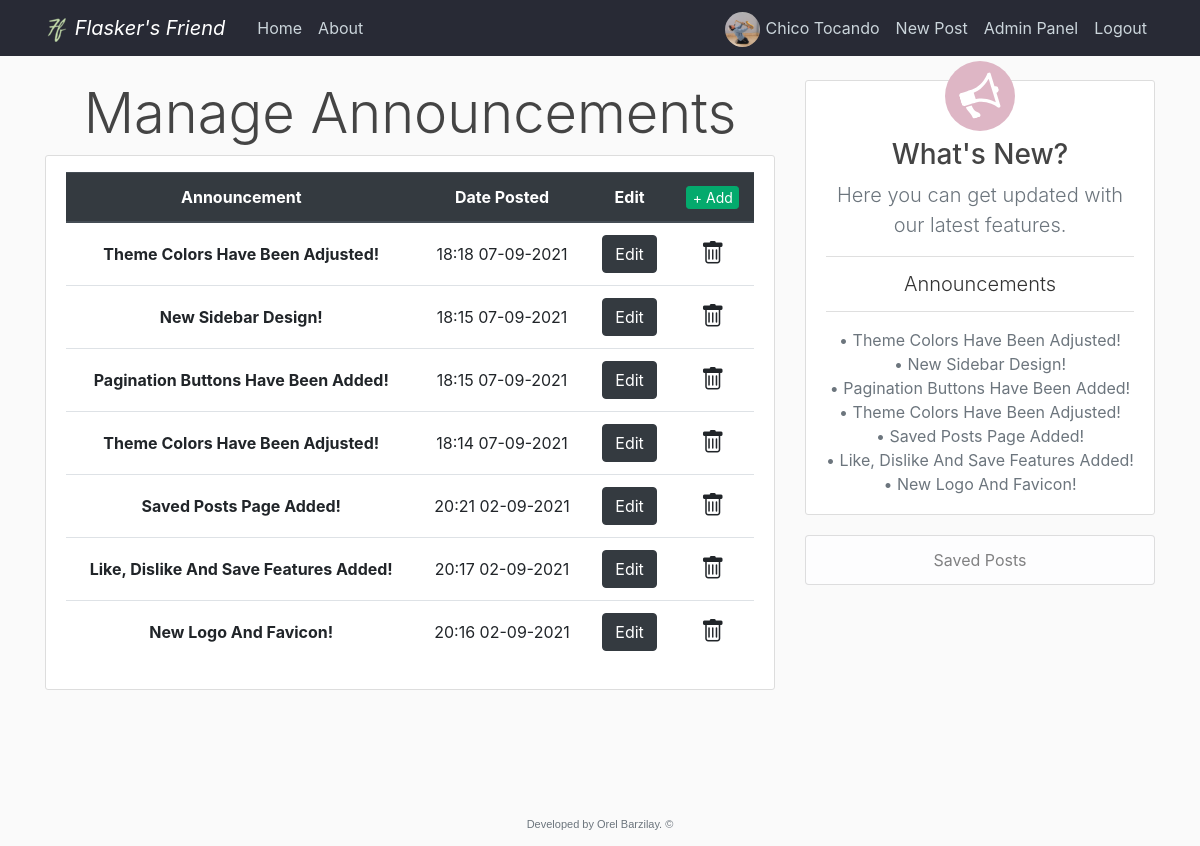
The page /announcements (signed in) on the database its author committed.
### flaskblog/models.py (models this page shows, shortened)
class User(db.Model, UserMixin):
    id = db.Column(db.Integer, primary_key=True)
    username = db.Column(db.String(20), unique=True, nullable=False)
    email = db.Column(db.String(120), unique=True, nullable=False)
    image_file = db.Column(db.String(20), nullable=False, default='default.jpg')
    password = db.Column(db.String(60), nullable=False)
    admin = db.Column(db.Integer, nullable=False, default=0)  # Self Added
    posts = db.relationship('Post', backref='author', lazy=True)  # Here we refer the post class
    liked = db.relationship('PostLike', foreign_keys='PostLike.user_id', backref='user', lazy='dynamic')
    disliked = db.relationship('PostDislike', foreign_keys='PostDislike.user_id', backref='user', lazy='dynamic')
    saved = db.relationship('PostSave', foreign_keys='PostSave.user_id', backref='user', lazy='dynamic')

class Announcements(db.Model):
    id = db.Column(db.Integer, primary_key=True)
    content = db.Column(db.Text, nullable=False)
    date_posted = db.Column(db.DateTime, nullable=False, default=datetime.now, onupdate=datetime.now)

### flaskblog/admin/routes.py (the view)
@admin.route("/announcements")
@admin_auth
def announcements():
    anns = Announcements.query.order_by(Announcements.date_posted.desc())
    return render_template('admin/announcements.html', title='Manage Announcements', anns=anns)

### flaskblog/admin/utils.py (called while the page is built)
def admin_auth(func):
    @wraps(func)
    @login_required
    def wrapper(*args, **kwargs):
        if current_user.admin:
            return func(*args, **kwargs)
        return abort(403)
    return wrapper

### flaskblog/models.py (called while the page is built)
@login_manager.user_loader
def load_user(user_id):
    return User.query.get(int(user_id))

### flaskblog/templates/admin/announcements.html
{% extends "layout.html" %}
{% block content %}
  <h1 class="display-4 text-center">Manage Announcements</h1>
  <div class="panel panel-default content-section">
    <div class="table-responsive">
      <table class="table table-hover user-manager-table-mt">
        <thead class="thead-dark">
          <tr>
            <th scope="col" class="text-center">Announcement</th>
            <th scope="col" class="text-center">Date&nbsp;Posted</th>
            <th scope="col" class="text-center">Edit</th>
            <th scope="col" class="text-center">
              <a type="button" class="btn btn-emerald btn-xs-ann" href="{{ url_for('admin.add_ann') }}">+ Add</a>
            </th>
          </tr>
        </thead>
        <tbody>
          {% for ann in anns %}
          <tr>
            <th scope="row" class="text-center align-middle">{{ ann.content }}</th>
            <td class="text-center align-middle">{{ ann.date_posted.strftime('%H:%M %d-%m-%Y') }}</td>
            <td class="text-center align-middle">
              <a type="button" class="btn btn-dark align-middle" href="{{ url_for('admin.edit_ann', ann_id=ann.id) }}">Edit</a>
            </td>
            <td class="text-center align-middle">
              <a class="bi bi-trash announcement-delete" href="{{ url_for('admin.delete_ann', ann_id=ann.id) }}"></a>
            </td>
          </tr>
          {% endfor %}
        </tbody>
      </table>
    </div>
  </div>
{% endblock content %}
{% block sidebar %}
  <div class="col-md-4">
    <div class="content-section">
        <span class="sidebar-circle">
            <img class="sidebar-megaphone" src="{{ url_for('static', filename='megaphone-white.svg') }}">
        </span>
      <h3 class="text-center">What's New?</h3>
      <p class="text-muted text-center lead">Here you can get updated with our latest features.</p>
        <ul class="list-group list-group-flush">
          <li class="list-group-item text-center lead mb-2">Announcements</li>
            <p class="text-center mt-2 text-muted sidebar-p-mb">
              {% for ann in anns %}
                  &#8226; {{ann.content}}<br>
              {% endfor %}
            </p>
        </ul>
    </div>
      <ul class="list-group mb-3">
        <a type="button" class="btn list-group-item list-group-item-light text-center sidebar-button" href="{{ url_for('users.saved_posts', username=current_user.username) }}">Saved Posts</a>
      </ul>
  </div>
{% endblock sidebar %}

### flaskblog/templates/layout.html (shortened to what this page needs)
<!DOCTYPE html>
<html lang="en">
<head>
    <link rel="stylesheet" href="https://stackpath.bootstrapcdn.com/bootstrap/4.3.1/css/bootstrap.min.css">
    <link rel="stylesheet" type="text/css" href="{{ url_for('static', filename='main.css') }}">
    <link rel="stylesheet" href="https://cdn.jsdelivr.net/npm/bootstrap-icons@1.5.0/font/bootstrap-icons.css">
</head>
<body>
  <div class="content">
    <header class="site-header">
      <nav class="navbar navbar-expand-md navbar-dark bg-steel fixed-top">
        <div class="container">
          <a class="navbar-brand mr-4 font-italic" href="/">
            <img src="{{ url_for('static', filename='logo_24x24.png') }}" style="height: 24px;">
            Flasker's Friend
          </a>
          <div class="collapse navbar-collapse" id="navbarToggle">
            <div class="navbar-nav mr-auto">
              <a class="nav-item nav-link" href="{{ url_for('main.home') }}">Home</a>
              <a class="nav-item nav-link" href="{{ url_for('main.about') }}">About</a>
            </div>
            <div class="navbar-nav">
              {% if current_user.is_authenticated and current_user.admin == 1 %}
                <a class="nav-item nav-link" style="padding-bottom: 0; padding-top: 4px;" href="{{ url_for('users.account') }}">
                  <img class="rounded-circle navbar-account-img my-auto" src="{{ url_for('static', filename='profile_pics/' + current_user.image_file) }}">
                  {{ current_user.username }}
                </a>
                <a class="nav-item nav-link" href="{{ url_for('posts.new_post') }}">New Post</a>
                <a class="nav-item nav-link" href="{{ url_for('admin.admin_panel') }}">Admin Panel</a>
                <a class="nav-item nav-link" href="{{ url_for('users.logout') }}">Logout</a>
              {% else %}
                <a class="nav-item nav-link" href="{{ url_for('users.login') }}">Login</a>
                <a class="nav-item nav-link" href="{{ url_for('users.register') }}">Register</a>
              {% endif %}
            </div>
          </div>
        </div>
      </nav>
    </header>
    {% block main_container %}
    <main role="main" class="container">
      <div class="row main-container">
        {% endblock main_container %}
        {% block sidebox %}
        <div class="col-md-8">
        {% endblock sidebox %}
          {% block content %}{% endblock content %}
        </div>
        {% block sidebar %}{% endblock sidebar %}
    </main>
  </div>
    <footer class="footer">
      <p class="site-footer text-muted text-center">Developed by Orel Barzilay. &copy;</p>
    </footer>
</body>
</html>

### flaskblog/static/main.css (style rules this page uses)
html, body { height: 95.8%; }
.content { flex: 1 0 auto; }
body { background: #fafafa; color: #333333; margin-top: 5rem; display: flex; flex-direction: column; }
h1, h2, h3, h4, h5, h6 { color: #444444; }
.bg-steel { background-color: #282a35; }
.site-header .navbar-nav .nav-link { color: #cbd5db; }
.content-section { background: #ffffff; padding: 10px 20px; border: 1px solid #dddddd; border-radius: 3px; margin-bottom: 20px; }
.navbar-account-img { object-fit: cover; margin-right: 1px; height: 35px; width: 35px; }
.user-manager-table-mt { margin-top: 6px; }
.btn-xs-ann { width: 52.81px; padding: 0rem 0rem; font-size: .875rem; line-height: 1.5; border-radius: .2rem; vertical-align: baseline; }
.announcement-delete { color: inherit; font-size: 1.5rem; }
.main-container { justify-content: center; }
.btn-emerald { color: #fff; background-color: #04AA6D; border-color: #04AA6D; }
.sidebar-circle { display: flex; justify-content: center; align-items: center; background: #deb6c5; color: #deb6c5; border-radius: 50%; padding: 10px; height: 70px; width: 70px; top: -30px; position: relative; margin-left: auto; margin-right: auto; margin-bottom: -23px; left: 0; right: 0; }
.sidebar-megaphone { height: 40px; transform: rotate(343deg); }
.sidebar-p-mb { margin-bottom: 8px; }
.footer { flex-shrink: 0; }
.site-footer { font: normal 11px arial,Calibri,Verdana,Geneva,sans-serif; }

### rows shown on the page
User: image_file (picture), username "Chico Tocando"
Announcements: content "Theme Colors Have Been Adjusted!", date_posted "18:18 07-09-2021"
Announcements: content "New Sidebar Design!", date_posted "18:15 07-09-2021"
Announcements: content "Pagination Buttons Have Been Added!", date_posted "18:15 07-09-2021"
Announcements: content "Theme Colors Have Been Adjusted!", date_posted "18:14 07-09-2021"
Announcements: content "Saved Posts Page Added!", date_posted "20:21 02-09-2021"
Announcements: content "Like, Dislike And Save Features Added!", date_posted "20:17 02-09-2021"
Announcements: content "New Logo And Favicon!", date_posted "20:16 02-09-2021"
